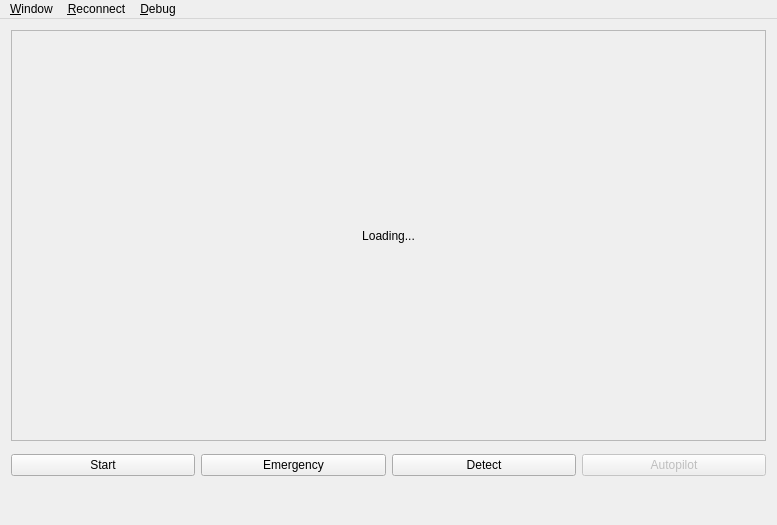
<?xml version="1.0" encoding="UTF-8"?>
<ui version="4.0">
 <class>MainWindow</class>
 <widget class="QMainWindow" name="MainWindow">
  <property name="geometry">
   <rect>
    <x>0</x>
    <y>0</y>
    <width>777</width>
    <height>525</height>
   </rect>
  </property>
  <property name="windowTitle">
   <string>CV-Drone</string>
  </property>
  <widget class="QWidget" name="centralWidget">
   <layout class="QVBoxLayout" name="verticalLayout">
    <item>
     <widget class="QFrame" name="frame_2">
      <property name="frameShape">
       <enum>QFrame::StyledPanel</enum>
      </property>
      <property name="frameShadow">
       <enum>QFrame::Raised</enum>
      </property>
      <property name="lineWidth">
       <number>1</number>
      </property>
      <layout class="QVBoxLayout" name="verticalLayout_3">
       <property name="leftMargin">
        <number>0</number>
       </property>
       <property name="topMargin">
        <number>0</number>
       </property>
       <property name="rightMargin">
        <number>0</number>
       </property>
       <property name="bottomMargin">
        <number>0</number>
       </property>
       <item>
        <widget class="QLabel" name="videoContainer">
         <property name="minimumSize">
          <size>
           <width>31</width>
           <height>15</height>
          </size>
         </property>
         <property name="text">
          <string>Loading...</string>
         </property>
         <property name="textFormat">
          <enum>Qt::AutoText</enum>
         </property>
         <property name="scaledContents">
          <bool>false</bool>
         </property>
         <property name="alignment">
          <set>Qt::AlignCenter</set>
         </property>
        </widget>
       </item>
      </layout>
     </widget>
    </item>
    <item>
     <widget class="QFrame" name="frame">
      <property name="maximumSize">
       <size>
        <width>16777215</width>
        <height>48</height>
       </size>
      </property>
      <property name="frameShape">
       <enum>QFrame::NoFrame</enum>
      </property>
      <property name="frameShadow">
       <enum>QFrame::Plain</enum>
      </property>
      <layout class="QHBoxLayout" name="horizontalLayout">
       <property name="leftMargin">
        <number>0</number>
       </property>
       <property name="topMargin">
        <number>0</number>
       </property>
       <property name="rightMargin">
        <number>0</number>
       </property>
       <item>
        <widget class="QPushButton" name="buttonStart">
         <property name="text">
          <string>Start</string>
         </property>
         <property name="checkable">
          <bool>true</bool>
         </property>
        </widget>
       </item>
       <item>
        <widget class="QPushButton" name="buttonEmergency">
         <property name="autoFillBackground">
          <bool>false</bool>
         </property>
         <property name="text">
          <string>Emergency</string>
         </property>
        </widget>
       </item>
       <item>
        <widget class="QPushButton" name="buttonDetect">
         <property name="text">
          <string>Detect</string>
         </property>
         <property name="checkable">
          <bool>true</bool>
         </property>
        </widget>
       </item>
       <item>
        <widget class="QPushButton" name="buttonAutopilot">
         <property name="enabled">
          <bool>false</bool>
         </property>
         <property name="text">
          <string>Autopilot</string>
         </property>
         <property name="checkable">
          <bool>true</bool>
         </property>
        </widget>
       </item>
      </layout>
     </widget>
    </item>
   </layout>
  </widget>
  <widget class="QMenuBar" name="menuBar">
   <property name="geometry">
    <rect>
     <x>0</x>
     <y>0</y>
     <width>777</width>
     <height>27</height>
    </rect>
   </property>
   <widget class="QMenu" name="menuWindow">
    <property name="title">
     <string>&amp;Window</string>
    </property>
    <addaction name="actionVideo_Options"/>
    <addaction name="actionControl_Window"/>
   </widget>
   <widget class="QMenu" name="menuReconnect">
    <property name="title">
     <string>&amp;Reconnect</string>
    </property>
    <addaction name="actionReconnect"/>
    <addaction name="separator"/>
    <addaction name="actionVideo_Service"/>
    <addaction name="actionNavdata_Service"/>
   </widget>
   <widget class="QMenu" name="menuDebug">
    <property name="title">
     <string>&amp;Debug</string>
    </property>
    <addaction name="actionCommands"/>
    <addaction name="actionOpenCV"/>
    <addaction name="actionNavdata"/>
   </widget>
   <addaction name="menuWindow"/>
   <addaction name="menuReconnect"/>
   <addaction name="menuDebug"/>
  </widget>
  <widget class="QStatusBar" name="statusBar">
   <property name="autoFillBackground">
    <bool>false</bool>
   </property>
   <property name="sizeGripEnabled">
    <bool>false</bool>
   </property>
  </widget>
  <action name="actionVideo_Options">
   <property name="checkable">
    <bool>true</bool>
   </property>
   <property name="text">
    <string>&amp;Video Settings</string>
   </property>
  </action>
  <action name="actionReconnect">
   <property name="text">
    <string>&amp;All Services</string>
   </property>
  </action>
  <action name="actionVideo_Service">
   <property name="text">
    <string>&amp;Video-Service</string>
   </property>
  </action>
  <action name="actionNavdata_Service">
   <property name="text">
    <string>&amp;Navdata-Service</string>
   </property>
  </action>
  <action name="actionCommands">
   <property name="checkable">
    <bool>true</bool>
   </property>
   <property name="text">
    <string>&amp;AT*Commands</string>
   </property>
   <property name="autoRepeat">
    <bool>true</bool>
   </property>
  </action>
  <action name="actionOpenCV">
   <property name="checkable">
    <bool>true</bool>
   </property>
   <property name="text">
    <string>&amp;OpenCV</string>
   </property>
  </action>
  <action name="actionNavdata">
   <property name="checkable">
    <bool>true</bool>
   </property>
   <property name="text">
    <string>&amp;Navdata</string>
   </property>
  </action>
  <action name="actionControl_Window">
   <property name="checkable">
    <bool>true</bool>
   </property>
   <property name="text">
    <string>&amp;Manual Control</string>
   </property>
  </action>
 </widget>
 <layoutdefault spacing="6" margin="11"/>
 <resources/>
 <connections>
  <connection>
   <sender>buttonDetect</sender>
   <signal>toggled(bool)</signal>
   <receiver>buttonAutopilot</receiver>
   <slot>setEnabled(bool)</slot>
   <hints>
    <hint type="sourcelabel">
     <x>576</x>
     <y>476</y>
    </hint>
    <hint type="destinationlabel">
     <x>763</x>
     <y>476</y>
    </hint>
   </hints>
  </connection>
 </connections>
</ui>
